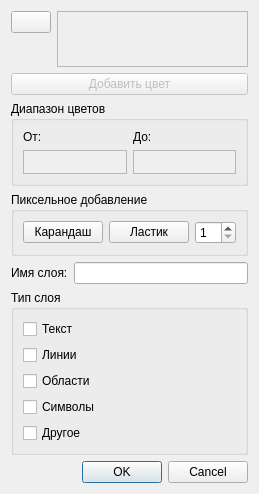
<?xml version="1.0" encoding="UTF-8"?>
<ui version="4.0">
 <class>LayerConfigureDialog</class>
 <widget class="QWidget" name="LayerConfigureDialog">
  <property name="geometry">
   <rect>
    <x>0</x>
    <y>0</y>
    <width>253</width>
    <height>494</height>
   </rect>
  </property>
  <property name="windowTitle">
   <string>Dialog</string>
  </property>
  <layout class="QVBoxLayout" name="verticalLayout_5" stretch="2,1,3,1,1,1,1">
   <item>
    <layout class="QHBoxLayout" name="horizontalLayout_3" stretch="1,10">
     <item>
      <layout class="QVBoxLayout" name="verticalLayout">
       <item>
        <widget class="QPushButton" name="Pipette">
         <property name="sizePolicy">
          <sizepolicy hsizetype="Fixed" vsizetype="Fixed">
           <horstretch>0</horstretch>
           <verstretch>0</verstretch>
          </sizepolicy>
         </property>
         <property name="text">
          <string/>
         </property>
         <property name="icon">
          <iconset resource="mapappmain.qrc">
           <normaloff>:/mapAppMain/resources/icons/pipette.ico</normaloff>:/mapAppMain/resources/icons/pipette.ico</iconset>
         </property>
         <property name="checkable">
          <bool>true</bool>
         </property>
         <attribute name="buttonGroup">
          <string notr="true">buttonGroup</string>
         </attribute>
        </widget>
       </item>
       <item>
        <spacer name="verticalSpacer">
         <property name="orientation">
          <enum>Qt::Vertical</enum>
         </property>
         <property name="sizeHint" stdset="0">
          <size>
           <width>20</width>
           <height>40</height>
          </size>
         </property>
        </spacer>
       </item>
      </layout>
     </item>
     <item>
      <widget class="QFrame" name="SapleFrame">
       <property name="autoFillBackground">
        <bool>true</bool>
       </property>
       <property name="frameShape">
        <enum>QFrame::StyledPanel</enum>
       </property>
       <property name="frameShadow">
        <enum>QFrame::Plain</enum>
       </property>
      </widget>
     </item>
    </layout>
   </item>
   <item>
    <widget class="QPushButton" name="AddColor">
     <property name="enabled">
      <bool>false</bool>
     </property>
     <property name="text">
      <string>Добавить цвет</string>
     </property>
    </widget>
   </item>
   <item>
    <widget class="QGroupBox" name="groupBox">
     <property name="title">
      <string>Диапазон цветов</string>
     </property>
     <layout class="QHBoxLayout" name="horizontalLayout_4">
      <item>
       <layout class="QVBoxLayout" name="verticalLayout_3">
        <item>
         <widget class="QLabel" name="label">
          <property name="sizePolicy">
           <sizepolicy hsizetype="Preferred" vsizetype="Fixed">
            <horstretch>0</horstretch>
            <verstretch>0</verstretch>
           </sizepolicy>
          </property>
          <property name="text">
           <string>От:</string>
          </property>
         </widget>
        </item>
        <item>
         <widget class="QFrame" name="LeftSample">
          <property name="autoFillBackground">
           <bool>true</bool>
          </property>
          <property name="frameShape">
           <enum>QFrame::StyledPanel</enum>
          </property>
          <property name="frameShadow">
           <enum>QFrame::Plain</enum>
          </property>
         </widget>
        </item>
       </layout>
      </item>
      <item>
       <layout class="QVBoxLayout" name="verticalLayout_2">
        <item>
         <widget class="QLabel" name="label_2">
          <property name="sizePolicy">
           <sizepolicy hsizetype="Preferred" vsizetype="Fixed">
            <horstretch>0</horstretch>
            <verstretch>0</verstretch>
           </sizepolicy>
          </property>
          <property name="text">
           <string>До:</string>
          </property>
         </widget>
        </item>
        <item>
         <widget class="QFrame" name="RightSample">
          <property name="autoFillBackground">
           <bool>true</bool>
          </property>
          <property name="frameShape">
           <enum>QFrame::StyledPanel</enum>
          </property>
          <property name="frameShadow">
           <enum>QFrame::Plain</enum>
          </property>
         </widget>
        </item>
       </layout>
      </item>
     </layout>
    </widget>
   </item>
   <item>
    <widget class="QGroupBox" name="groupBox_3">
     <property name="title">
      <string>Пиксельное добавление</string>
     </property>
     <layout class="QHBoxLayout" name="horizontalLayout_2">
      <item>
       <widget class="QPushButton" name="PenButton">
        <property name="text">
         <string>Карандаш</string>
        </property>
        <property name="checkable">
         <bool>true</bool>
        </property>
        <attribute name="buttonGroup">
         <string notr="true">buttonGroup</string>
        </attribute>
       </widget>
      </item>
      <item>
       <widget class="QPushButton" name="EraseButton">
        <property name="text">
         <string>Ластик</string>
        </property>
        <property name="checkable">
         <bool>true</bool>
        </property>
        <attribute name="buttonGroup">
         <string notr="true">buttonGroup</string>
        </attribute>
       </widget>
      </item>
      <item>
       <widget class="QSpinBox" name="RadiusSpinBox">
        <property name="minimum">
         <number>1</number>
        </property>
        <property name="value">
         <number>1</number>
        </property>
       </widget>
      </item>
     </layout>
    </widget>
   </item>
   <item>
    <layout class="QHBoxLayout" name="horizontalLayout">
     <item>
      <widget class="QLabel" name="label_3">
       <property name="sizePolicy">
        <sizepolicy hsizetype="Fixed" vsizetype="Preferred">
         <horstretch>0</horstretch>
         <verstretch>0</verstretch>
        </sizepolicy>
       </property>
       <property name="text">
        <string>Имя слоя:</string>
       </property>
      </widget>
     </item>
     <item>
      <widget class="QLineEdit" name="Name"/>
     </item>
    </layout>
   </item>
   <item>
    <widget class="QGroupBox" name="groupBox_2">
     <property name="title">
      <string>Тип слоя</string>
     </property>
     <layout class="QVBoxLayout" name="verticalLayout_4">
      <item>
       <widget class="QCheckBox" name="checkBox">
        <property name="text">
         <string>Текст</string>
        </property>
       </widget>
      </item>
      <item>
       <widget class="QCheckBox" name="checkBox_2">
        <property name="text">
         <string>Линии</string>
        </property>
       </widget>
      </item>
      <item>
       <widget class="QCheckBox" name="checkBox_3">
        <property name="text">
         <string>Области</string>
        </property>
       </widget>
      </item>
      <item>
       <widget class="QCheckBox" name="checkBox_5">
        <property name="text">
         <string>Символы</string>
        </property>
       </widget>
      </item>
      <item>
       <widget class="QCheckBox" name="checkBox_4">
        <property name="text">
         <string>Другое</string>
        </property>
       </widget>
      </item>
     </layout>
    </widget>
   </item>
   <item>
    <widget class="QDialogButtonBox" name="buttonBox">
     <property name="orientation">
      <enum>Qt::Horizontal</enum>
     </property>
     <property name="standardButtons">
      <set>QDialogButtonBox::Cancel|QDialogButtonBox::Ok</set>
     </property>
    </widget>
   </item>
  </layout>
 </widget>
 <resources>
  <include location="mapappmain.qrc"/>
 </resources>
 <connections/>
 <buttongroups>
  <buttongroup name="buttonGroup"/>
 </buttongroups>
</ui>
